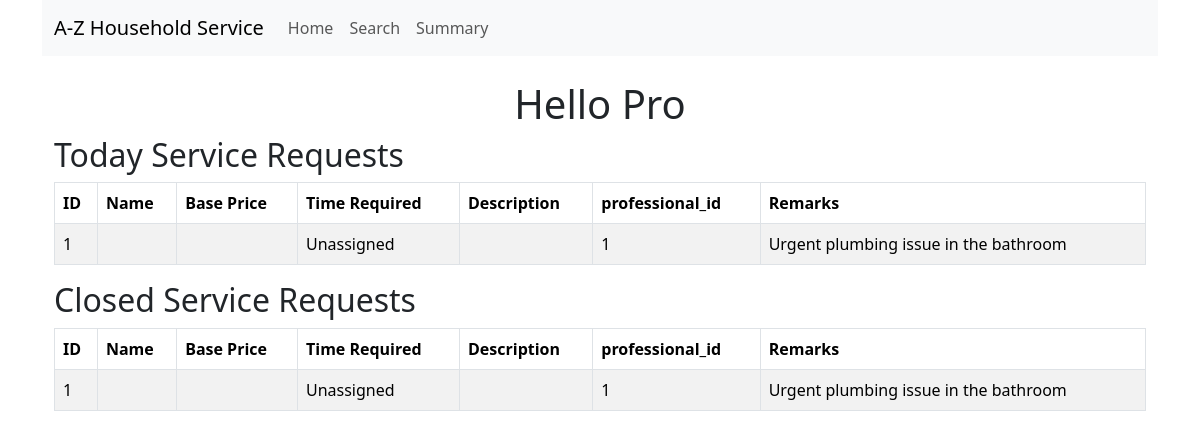
Page /professionals/home on the earlier database version.
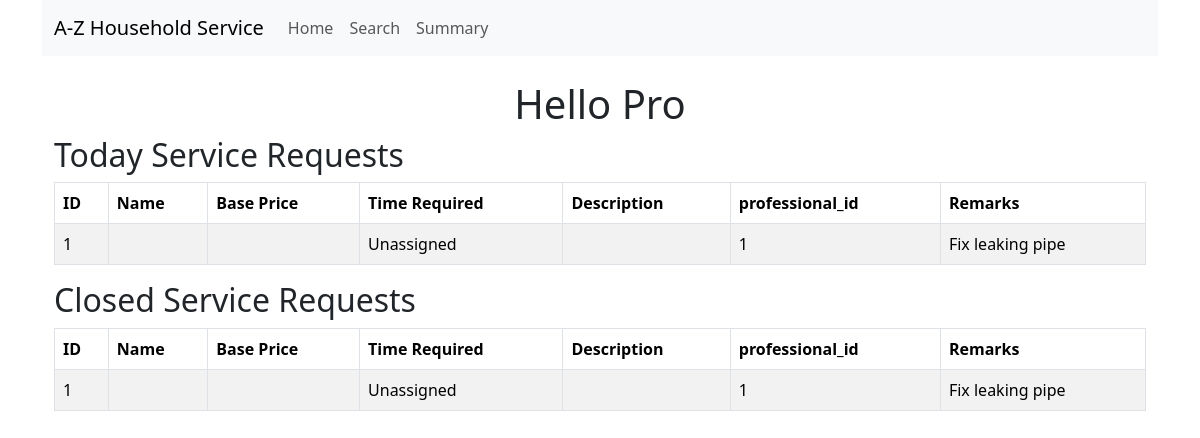
Same page on the later database version.
### models.py (models this page shows, shortened)
class BaseModel(db.Model):
    __abstract__ = True  # This makes it an abstract class, not a table in the database
    id = db.Column(db.Integer, primary_key=True)
    created_at = db.Column(db.DateTime, default=datetime.utcnow, nullable=False)  # Ensure it's not nullable
    modified_at = db.Column(db.DateTime, default=datetime.utcnow, onupdate=datetime.utcnow, nullable=False)  # Ensure it's not nullable

class ServiceRequest(BaseModel):
    __tablename__ = 'service_request'
    service_id = db.Column(db.Integer, db.ForeignKey('service.id'), nullable=True)  # Made nullable
    customer_id = db.Column(db.Integer, db.ForeignKey('customer.id'), nullable=False)
    professional_id = db.Column(db.Integer, db.ForeignKey('service_professional.id'), nullable=True)
    date_of_request = db.Column(db.DateTime, default=datetime.utcnow, nullable=True)  # Made nullable
    date_of_completion = db.Column(db.DateTime, nullable=True)  # Made nullable
    service_status = db.Column(db.String(50), default="requested", nullable=True)  # Made nullable
    remarks = db.Column(db.Text, nullable=True)  # Made nullable
    payment = db.relationship('Payment', backref='service_request', lazy=True)

### routes.py (the view)
@app.route('/professionals/home')
def professionals_home():
    userId = session.get('userId')
    professionals = ServiceProfessional.query.all()
    services = Service.query.all()
    service_requests = ServiceRequest.query.all()
    return render_template(
        'professionals/home.html',
        professionals=professionals,
        services=services,
        service_requests=service_requests
    )

### templates/professionals/home.html (shortened to what this page needs)
{% extends 'layout.html' %}
{% block content %}
    <div class="container">
        <h1 class="text-center">Hello Pro</h1>
        <h2>Today Service Requests</h2>
        <div class="table-responsive">
            <table class="table table-bordered table-striped">
                <thead>
                    <tr>
                        <th>ID</th>
                        <th>Name</th>
                        <th>Base Price</th>
                        <th>Time Required</th>
                        <th>Description</th>
                        <th>professional_id</th>
                        <th>Remarks</th>
                    </tr>
                </thead>
                <tbody>
                    {% for request in service_requests %}
                        <tr>
                            <td>{{ request.id }}</td>
                            <td>{{ request.name }}</td>
                            <td>{{ request.base_price}}</td>
                            <td>{{ request.time_required if request.time_required else 'Unassigned' }}</td>
                            <td>{{ request.description }}</td>
                            <td>{{ request.professional_id if request.professional_id else 'Unassigned' }}</td>
                            <td>{{ request.remarks }}</td>
                        </tr>
                    {% endfor %}
                </tbody>
            </table>
        </div>
         <h2>Closed Service Requests</h2>
         <div class="table-responsive">
             <table class="table table-bordered table-striped">
                 <thead>
                     <tr>
                         <th>ID</th>
                         <th>Name</th>
                         <th>Base Price</th>
                         <th>Time Required</th>
                         <th>Description</th>
                         <th>professional_id</th>
                         <th>Remarks</th>
                     </tr>
                 </thead>
                 <tbody>
                     {% for request in service_requests %}
                         <tr>
                             <td>{{ request.id }}</td>
                             <td>{{ request.name }}</td>
                             <td>{{ request.base_price}}</td>
                             <td>{{ request.time_required if request.time_required else 'Unassigned' }}</td>
                             <td>{{ request.description }}</td>
                             <td>{{ request.professional_id if request.professional_id else 'Unassigned' }}</td>
                             <td>{{ request.remarks }}</td>
                         </tr>
                     {% endfor %}
                 </tbody>
             </table>
         </div>
    </div>
    {% endblock %}

Differences in the rows shown:
changed ServiceRequest id 1: remarks "Urgent plumbing issue in the bathroom" → "Fix leaking pipe"
